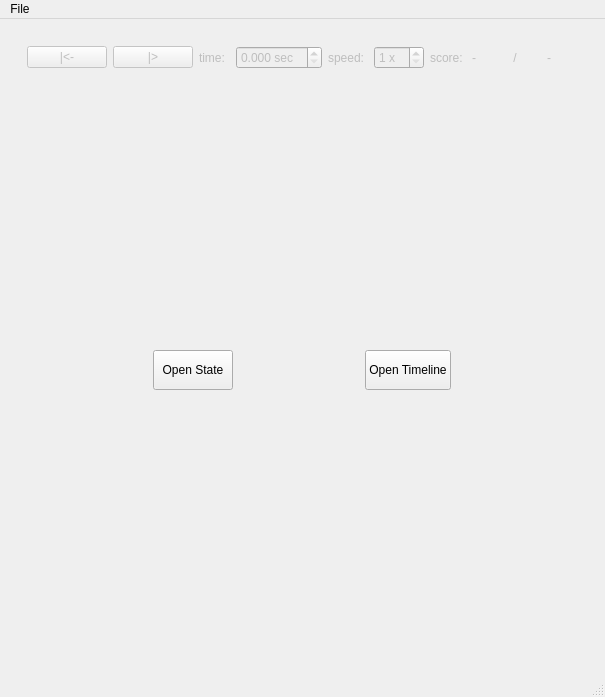
<?xml version="1.0" encoding="UTF-8"?>
<ui version="4.0">
 <class>RobotsUI</class>
 <widget class="QMainWindow" name="RobotsUI">
  <property name="geometry">
   <rect>
    <x>0</x>
    <y>0</y>
    <width>605</width>
    <height>697</height>
   </rect>
  </property>
  <property name="sizeIncrement">
   <size>
    <width>1</width>
    <height>1</height>
   </size>
  </property>
  <property name="windowTitle">
   <string>PIN-2023</string>
  </property>
  <widget class="QWidget" name="centralwidget">
   <property name="sizePolicy">
    <sizepolicy hsizetype="Expanding" vsizetype="Expanding">
     <horstretch>0</horstretch>
     <verstretch>0</verstretch>
    </sizepolicy>
   </property>
   <layout class="QGridLayout" name="gridLayout">
    <item row="0" column="0">
     <widget class="RobotWidget" name="widgetAll" native="true">
      <property name="minimumSize">
       <size>
        <width>0</width>
        <height>0</height>
       </size>
      </property>
      <layout class="QVBoxLayout" name="verticalLayout">
       <item>
        <widget class="QWidget" name="widgetPanelControl" native="true">
         <property name="enabled">
          <bool>false</bool>
         </property>
         <property name="sizePolicy">
          <sizepolicy hsizetype="Preferred" vsizetype="Preferred">
           <horstretch>0</horstretch>
           <verstretch>0</verstretch>
          </sizepolicy>
         </property>
         <property name="minimumSize">
          <size>
           <width>400</width>
           <height>0</height>
          </size>
         </property>
         <layout class="QHBoxLayout" name="horizontalLayout">
          <item>
           <widget class="QPushButton" name="beginningButton">
            <property name="text">
             <string>|&lt;-</string>
            </property>
           </widget>
          </item>
          <item>
           <widget class="QPushButton" name="controlButton">
            <property name="text">
             <string>|&gt;</string>
            </property>
           </widget>
          </item>
          <item>
           <widget class="QLabel" name="label">
            <property name="text">
             <string>time: </string>
            </property>
           </widget>
          </item>
          <item>
           <widget class="QDoubleSpinBox" name="timeSpinBox">
            <property name="suffix">
             <string> sec</string>
            </property>
            <property name="decimals">
             <number>3</number>
            </property>
           </widget>
          </item>
          <item>
           <widget class="QLabel" name="label_2">
            <property name="text">
             <string>speed: </string>
            </property>
           </widget>
          </item>
          <item>
           <widget class="QSpinBox" name="speedBox">
            <property name="suffix">
             <string> x</string>
            </property>
            <property name="minimum">
             <number>1</number>
            </property>
            <property name="maximum">
             <number>10</number>
            </property>
           </widget>
          </item>
          <item>
           <widget class="QLabel" name="label_3">
            <property name="text">
             <string>score: </string>
            </property>
           </widget>
          </item>
          <item>
           <widget class="QLabel" name="labelScore">
            <property name="text">
             <string>-</string>
            </property>
           </widget>
          </item>
          <item>
           <widget class="QLabel" name="label_4">
            <property name="text">
             <string> / </string>
            </property>
           </widget>
          </item>
          <item>
           <widget class="QLabel" name="maxScore">
            <property name="text">
             <string>-</string>
            </property>
           </widget>
          </item>
         </layout>
        </widget>
       </item>
       <item>
        <widget class="RobotWidget" name="widget" native="true">
         <property name="sizePolicy">
          <sizepolicy hsizetype="Expanding" vsizetype="Expanding">
           <horstretch>0</horstretch>
           <verstretch>0</verstretch>
          </sizepolicy>
         </property>
         <property name="minimumSize">
          <size>
           <width>0</width>
           <height>200</height>
          </size>
         </property>
         <layout class="QGridLayout" name="gridLayout_2">
          <item row="0" column="0">
           <widget class="QPushButton" name="OpenStateButton">
            <property name="sizePolicy">
             <sizepolicy hsizetype="Fixed" vsizetype="Fixed">
              <horstretch>80</horstretch>
              <verstretch>40</verstretch>
             </sizepolicy>
            </property>
            <property name="minimumSize">
             <size>
              <width>80</width>
              <height>40</height>
             </size>
            </property>
            <property name="maximumSize">
             <size>
              <width>80</width>
              <height>40</height>
             </size>
            </property>
            <property name="text">
             <string>Open State</string>
            </property>
           </widget>
          </item>
          <item row="0" column="1">
           <widget class="QPushButton" name="OpenTimelineButton">
            <property name="sizePolicy">
             <sizepolicy hsizetype="Fixed" vsizetype="Fixed">
              <horstretch>0</horstretch>
              <verstretch>0</verstretch>
             </sizepolicy>
            </property>
            <property name="minimumSize">
             <size>
              <width>80</width>
              <height>40</height>
             </size>
            </property>
            <property name="text">
             <string>Open Timeline</string>
            </property>
           </widget>
          </item>
         </layout>
        </widget>
       </item>
      </layout>
     </widget>
    </item>
   </layout>
  </widget>
  <widget class="QMenuBar" name="menubar">
   <property name="geometry">
    <rect>
     <x>0</x>
     <y>0</y>
     <width>605</width>
     <height>21</height>
    </rect>
   </property>
   <widget class="QMenu" name="menuFile">
    <property name="title">
     <string>File</string>
    </property>
    <addaction name="actionOpen"/>
    <addaction name="actionOpenTimeline"/>
    <addaction name="separator"/>
    <addaction name="actionSave"/>
    <addaction name="separator"/>
    <addaction name="actionQuit"/>
   </widget>
   <addaction name="menuFile"/>
  </widget>
  <widget class="QStatusBar" name="statusbar"/>
  <action name="actionOpen">
   <property name="text">
    <string>Open State</string>
   </property>
  </action>
  <action name="actionQuit">
   <property name="text">
    <string>Quit</string>
   </property>
  </action>
  <action name="actionSave">
   <property name="text">
    <string>Save State</string>
   </property>
  </action>
  <action name="actionOpenTimeline">
   <property name="text">
    <string>Open Timeline</string>
   </property>
  </action>
 </widget>
 <customwidgets>
  <customwidget>
   <class>RobotWidget</class>
   <extends>QWidget</extends>
   <header>robotwidget.h</header>
   <container>1</container>
  </customwidget>
 </customwidgets>
 <resources/>
 <connections/>
</ui>
